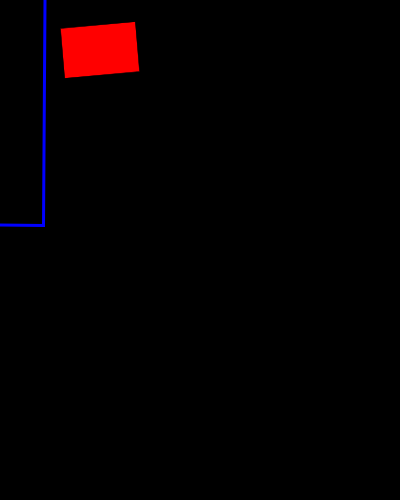
Frame 1 (no input)
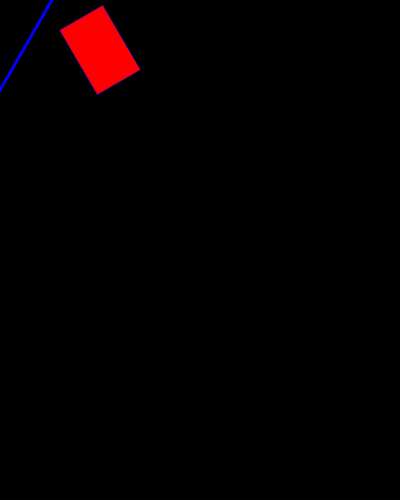
Frame 60 (the mouse pressed at the canvas centre just before this capture)
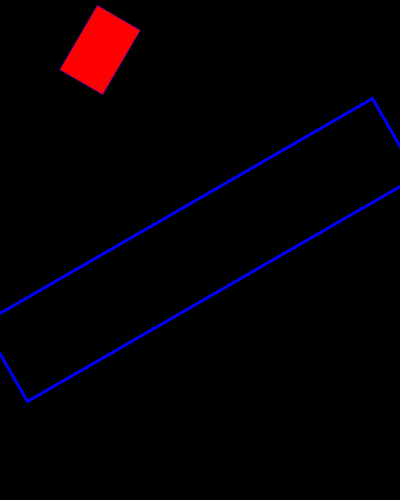
Frame 120 (the mouse held since frame 60 and released just before this capture)

The Processing sketch that drew these frames (run headless with seeded random() and noise(); from frame 60 on, the mouse is pressed at the canvas centre):

// Processing sketch: transformation_fns_rotate
// ── transformation_fns_rotate.pde
void setup() {
  size(400,500);
  background(0);
}

void draw() {
  background(0);

  fill(255,0,0); // red
  spinningRect(100, 50, 150, 100, -5.0, 0.5);
  stroke(0,0,255); // blue
  noFill();
  spinningRect(mouseX, mouseY, 30, 150, 0.5, 3.0);
}



// user-defined function
void spinningRect(float x, float y, float w, float h, float spd, float scl) {
  pushMatrix();
  translate(x, y);
  rotate( radians(frameCount * spd) );
  scale(scl);
  rectMode(CENTER);
  rect(0,0, w, h);
  popMatrix();
}
